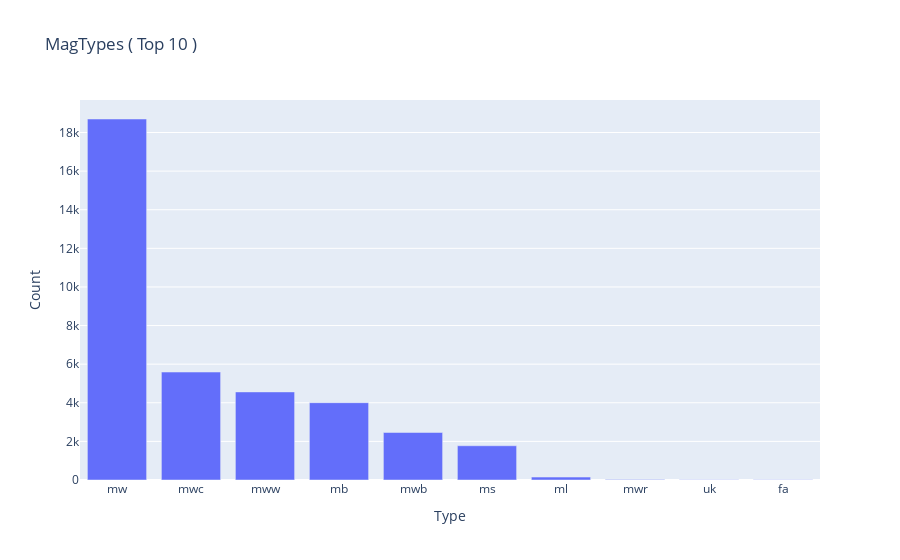

Notebook source saved alongside this figure:
### Code cell
# Como en este dataset no hay muchas variables categóricas y los gráficos son demasiado densos como para entenderlos a simple vista, voy a adaptar los gráficos para cada variable

# MagType
top_10 = df['MagType'].value_counts().head(10)
top_10 = pd.DataFrame({'Type': top_10.index, 'Count': top_10.values})
fig = px.bar(top_10, x='Type', y='Count', title='MagTypes ( Top 10 )')
fig.show()

### Figure 1 — Plotly figure (JSON) as saved in the notebook; plotly's stock layout.template omitted (floating-point values rounded to 4 significant figures)
{"data": [{"alignmentgroup": "True", "hovertemplate": "Type=%{x}<br>Count=%{y}<extra></extra>", "legendgroup": "", "marker": {"color": "#636efa", "pattern": {"shape": ""}}, "name": "", "offsetgroup": "", "orientation": "v", "showlegend": false, "textposition": "auto", "type": "bar", "x": ["mw", "mwc", "mww", "mb", "mwb", "ms", "ml", "mwr", "uk", "fa"], "xaxis": "x", "y": [18700, 5592, 4563, 4005, 2461, 1774, 151, 29, 15, 14], "yaxis": "y"}], "layout": {"barmode": "relative", "legend": {"tracegroupgap": 0}, "title": {"text": "MagTypes ( Top 10 )"}, "xaxis": {"anchor": "y", "domain": [0, 1], "title": {"text": "Type"}}, "yaxis": {"anchor": "x", "domain": [0, 1], "title": {"text": "Count"}}}}
